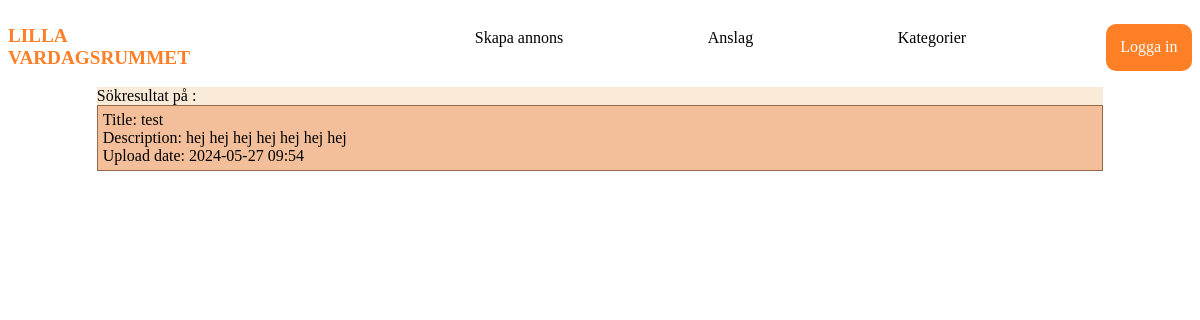
Page /trysearch.php on the earlier database version.
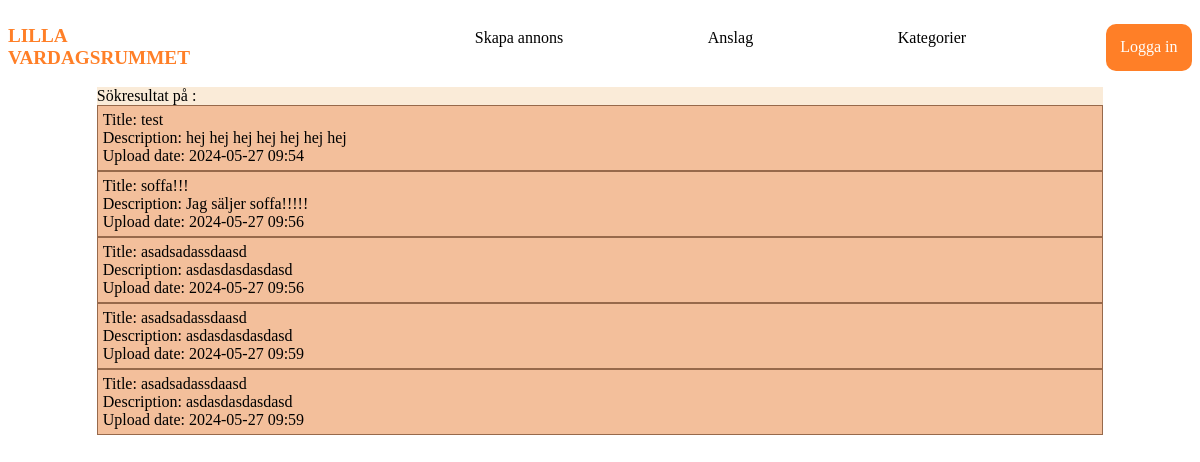
Same page on the later database version.
### tables this page shows
CREATE TABLE "ad" (
	"category_id"	TEXT NOT NULL,
	"title"	TEXT NOT NULL,
	"ad_id"	INTEGER UNIQUE,
	"description"	TEXT,
	"price"	INTEGER,
	"location_id"	INTEGER NOT NULL,
	"upload_date"	TEXT NOT NULL,
	"user_id"	INTEGER,
	"img_url"	TEXT,
	FOREIGN KEY("user_id") REFERENCES "user"("user_id"),
	FOREIGN KEY("category_id") REFERENCES "category"("category_id"),
	FOREIGN KEY("location_id") REFERENCES "location"("location_id"),
	PRIMARY KEY("ad_id" AUTOINCREMENT)
);

### trysearch.php (the view, shortened to what this page needs)
<div?php session_start(); ?>
      <!DOCTYPE html>
      <html lang="en">
      <head>
            <link rel="stylesheet" href="style.css">
      </head>
      <body>
            <?php include "header.php"; ?>
            <div class="main">
                  <?php
                  $db = new SQLite3("db/database.db");
                  $searchinput = '%' . $_GET['searchinput'] . '%';
                  $sql = 'SELECT * FROM ad JOIN category ON category.category_id = ad.category_id
                  WHERE (category_name LIKE "'
                  . $searchinput
                  . '" OR title + description LIKE "' . $searchinput  . '")';
                  $result = $db->query($sql);
                  echo 'Sökresultat på ' . $_GET['searchinput'] . ':<br>';
                  while ($row = $result->fetchArray()) {
                        echo '<div class="productbox">';
                        echo 'Title: ' . $row['title'] . '<br>'
                              . 'Description: ' . $row['description'] . "<br>"
                              . 'Upload date: ' . $row['upload_date'];
                        echo '</div>';
                  }
                  ?>
            </div>
      </body>
      </html>

Differences in the rows shown:
added ad: title "soffa!!!", description "Jag säljer soffa!!!!!", upload_date "2024-05-27 09:56"
added ad: title "asadsadassdaasd", description "asdasdasdasdasd", upload_date "2024-05-27 09:56"
added ad: title "asadsadassdaasd", description "asdasdasdasdasd", upload_date "2024-05-27 09:59"
added ad: title "asadsadassdaasd", description "asdasdasdasdasd", upload_date "2024-05-27 09:59"
